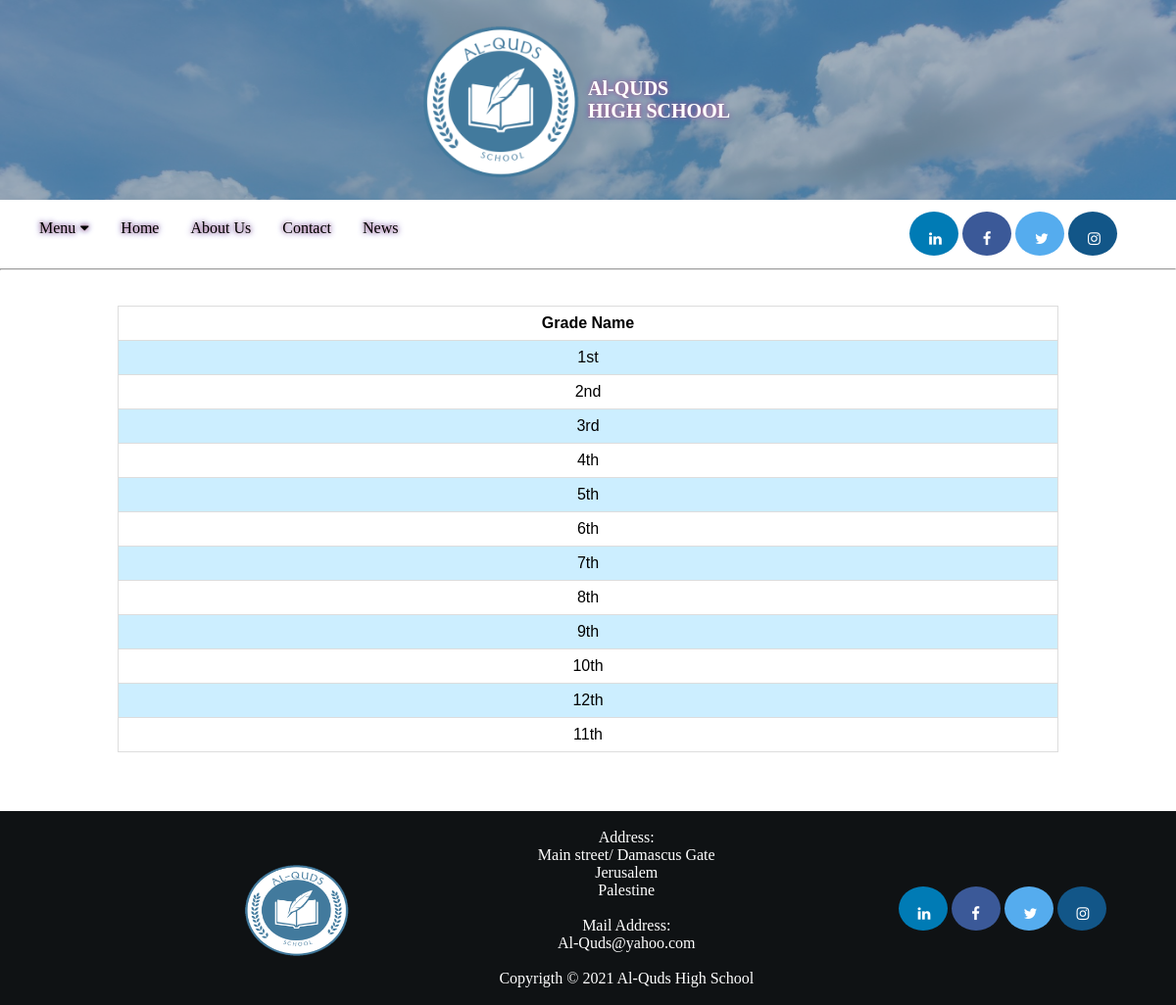
The app's page /grade/, older data.
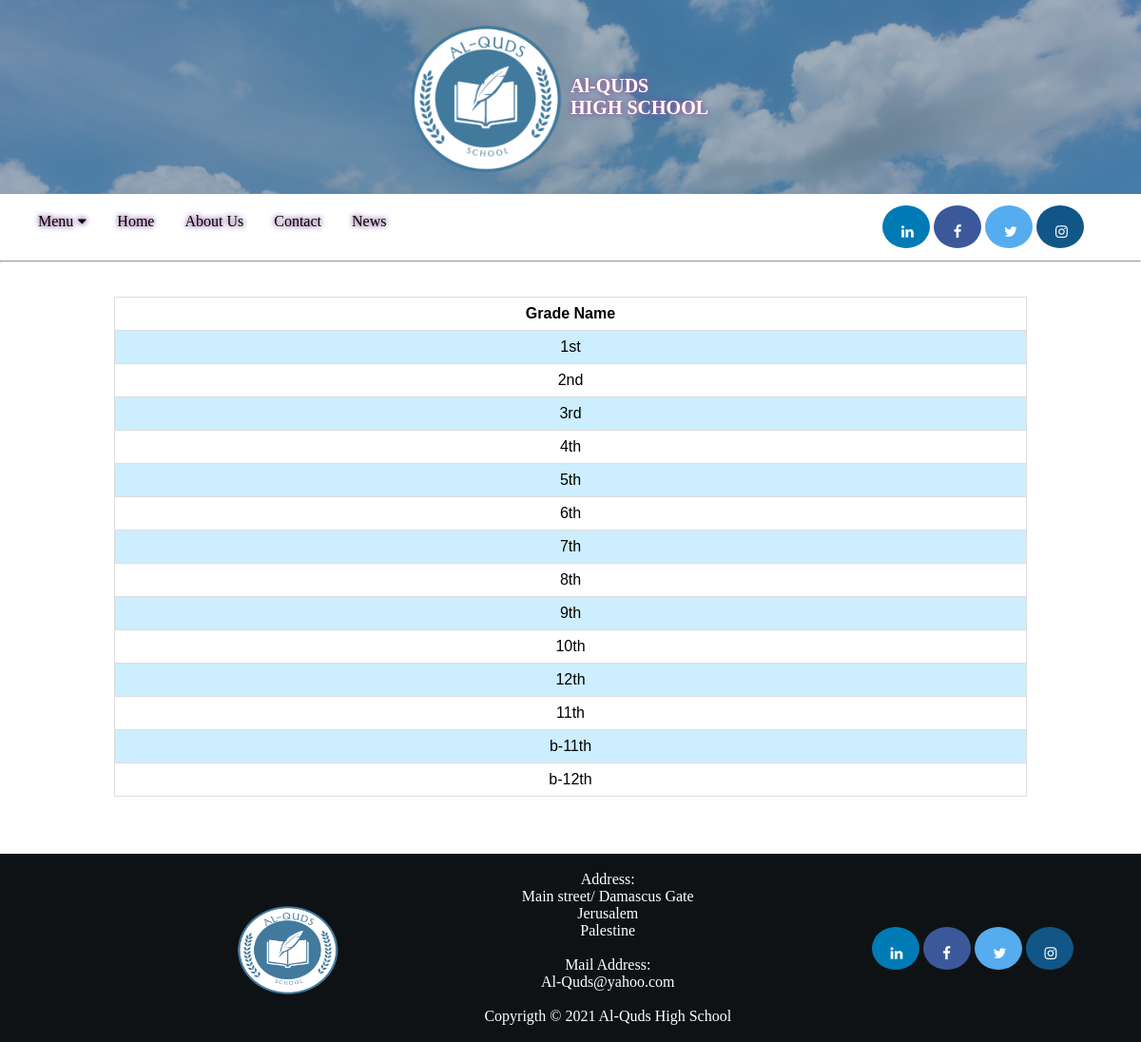
The same page, newer data.
### SchoolApp/models.py (models this page shows, shortened)
class Grade (models.Model):
    gradeName = models.CharField(max_length=30,null=True)

### SchoolApp/views.py (the view)
# urls.py: path('grade/',views.grade, name='grade'),
def grade (request):
    grds = Grade.objects.all()
    return  render(request,'grade.html',{'grds':grds})

### templates/grade.html
{%extends 'basis.html'%}
{% block content %}
<hr id="hLine">
<table>
  <tr>
    <th>Grade Name</th>
  </tr>
    {% for grd in grds %}
  <tr>
    <td>{{grd.gradeName}}</td>
  </tr>
    {% endfor %}
</table>
{% endblock content %}

Row changes from the older to the newer data that the page shows:
added Grade: gradeName "b-11th"
added Grade: gradeName "b-12th"
